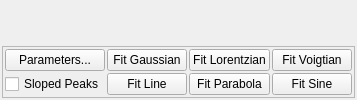
         <widget class="QWidget" name="tabPlot">
          <attribute name="title">
           <string>Plot</string>
          </attribute>
          <layout class="QGridLayout" name="gridLayout_5">
           <property name="margin">
            <number>2</number>
           </property>
           <property name="spacing">
            <number>4</number>
           </property>
           <item row="0" column="0">
            <widget class="QwtPlot" name="plot">
             <property name="sizePolicy">
              <sizepolicy hsizetype="Expanding" vsizetype="Expanding">
               <horstretch>4</horstretch>
               <verstretch>1</verstretch>
              </sizepolicy>
             </property>
            </widget>
           </item>
           <item row="1" column="0">
            <widget class="QFrame" name="frame">
             <property name="frameShape">
              <enum>QFrame::StyledPanel</enum>
             </property>
             <property name="frameShadow">
              <enum>QFrame::Raised</enum>
             </property>
             <layout class="QGridLayout" name="gridLayout_11">
              <property name="margin">
               <number>2</number>
              </property>
              <property name="spacing">
               <number>2</number>
              </property>
              <item row="0" column="3">
               <widget class="QPushButton" name="btnVoigt">
                <property name="text">
                 <string>Fit Voigtian</string>
                </property>
                <property name="flat">
                 <bool>false</bool>
                </property>
               </widget>
              </item>
              <item row="0" column="1">
               <widget class="QPushButton" name="btnGauss">
                <property name="sizePolicy">
                 <sizepolicy hsizetype="Minimum" vsizetype="Fixed">
                  <horstretch>0</horstretch>
                  <verstretch>0</verstretch>
                 </sizepolicy>
                </property>
                <property name="toolTip">
                 <string>&lt;html&gt;&lt;head/&gt;&lt;body&gt;&lt;p&gt;Fits:&lt;br/&gt;&lt;span style=&quot; font-weight:600;&quot;&gt;y = amp * exp{ -1/2 * [(x-x&lt;/span&gt;&lt;span style=&quot; font-weight:600; vertical-align:sub;&quot;&gt;mean&lt;/span&gt;&lt;span style=&quot; font-weight:600;&quot;&gt;)/sigma)]&lt;/span&gt;&lt;span style=&quot; font-weight:600; vertical-align:super;&quot;&gt;2 &lt;/span&gt;&lt;span style=&quot; font-weight:600;&quot;&gt;} + offs &lt;br/&gt;&lt;/span&gt;&lt;span style=&quot; font-style:italic;&quot;&gt;[ &lt;/span&gt;&lt;span style=&quot; font-style:italic;&quot;&gt;+ (x-x&lt;/span&gt;&lt;span style=&quot; font-style:italic; vertical-align:sub;&quot;&gt;mean&lt;/span&gt;&lt;span style=&quot; font-style:italic;&quot;&gt;) * slope ]&lt;/span&gt;&lt;/p&gt;&lt;/body&gt;&lt;/html&gt;</string>
                </property>
                <property name="text">
                 <string>Fit Gaussian</string>
                </property>
               </widget>
              </item>
              <item row="0" column="2">
               <widget class="QPushButton" name="btnLorentz">
                <property name="toolTip">
                 <string>&lt;html&gt;&lt;head/&gt;&lt;body&gt;&lt;p&gt;Fits:&lt;br/&gt;&lt;span style=&quot; font-weight:600;&quot;&gt;y = amp*hwhm&lt;/span&gt;&lt;span style=&quot; font-weight:600; vertical-align:super;&quot;&gt;2&lt;/span&gt;&lt;span style=&quot; font-weight:600;&quot;&gt; / [ (x-x&lt;/span&gt;&lt;span style=&quot; font-weight:600; vertical-align:sub;&quot;&gt;mean&lt;/span&gt;&lt;span style=&quot; font-weight:600;&quot;&gt;)&lt;/span&gt;&lt;span style=&quot; font-weight:600; vertical-align:super;&quot;&gt;2&lt;/span&gt;&lt;span style=&quot; font-weight:600;&quot;&gt; + hwhm&lt;/span&gt;&lt;span style=&quot; font-weight:600; vertical-align:super;&quot;&gt;2&lt;/span&gt;&lt;span style=&quot; font-weight:600;&quot;&gt; ] + offs&lt;/span&gt;&lt;br/&gt;&lt;span style=&quot; font-style:italic;&quot;&gt;[ + (x-x&lt;/span&gt;&lt;span style=&quot; font-style:italic; vertical-align:sub;&quot;&gt;mean&lt;/span&gt;&lt;span style=&quot; font-style:italic;&quot;&gt;)*slope ]&lt;/span&gt;&lt;/p&gt;&lt;/body&gt;&lt;/html&gt;</string>
                </property>
                <property name="text">
                 <string>Fit Lorentzian</string>
                </property>
               </widget>
              </item>
              <item row="0" column="0">
               <widget class="QPushButton" name="btnParam">
                <property name="text">
                 <string>Parameters...</string>
                </property>
               </widget>
              </item>
              <item row="1" column="1">
               <widget class="QPushButton" name="btnLine">
                <property name="toolTip">
                 <string>&lt;html&gt;&lt;head/&gt;&lt;body&gt;&lt;p&gt;Fits:&lt;br/&gt;&lt;span style=&quot; font-weight:600;&quot;&gt;y = slope*x + offs&lt;/span&gt;&lt;/p&gt;&lt;/body&gt;&lt;/html&gt;</string>
                </property>
                <property name="text">
                 <string>Fit Line</string>
                </property>
               </widget>
              </item>
              <item row="1" column="0">
               <widget class="QCheckBox" name="checkSloped">
                <property name="toolTip">
                 <string>Adds a sloping background to the Gaussian, Lorentzian and Voigtian peaks.</string>
                </property>
                <property name="text">
                 <string>Sloped Peaks</string>
                </property>
               </widget>
              </item>
              <item row="1" column="3">
               <widget class="QPushButton" name="btnSine">
                <property name="toolTip">
                 <string>&lt;html&gt;&lt;head/&gt;&lt;body&gt;&lt;p&gt;Fits:&lt;br/&gt;&lt;span style=&quot; font-weight:600;&quot;&gt;y = amp * sin(freq*x + phase) + offs&lt;/span&gt;&lt;br/&gt;&lt;span style=&quot; font-style:italic;&quot;&gt;[ + slope*x ]&lt;/span&gt;&lt;/p&gt;&lt;/body&gt;&lt;/html&gt;</string>
                </property>
                <property name="text">
                 <string>Fit Sine</string>
                </property>
               </widget>
              </item>
              <item row="1" column="2">
               <widget class="QPushButton" name="btnParabola">
                <property name="toolTip">
                 <string>&lt;html&gt;&lt;head/&gt;&lt;body&gt;&lt;p&gt;Fits:&lt;br/&gt;&lt;span style=&quot; font-weight:600;&quot;&gt;y = amp*(x-x&lt;/span&gt;&lt;span style=&quot; font-weight:600; vertical-align:sub;&quot;&gt;mean&lt;/span&gt;&lt;span style=&quot; font-weight:600;&quot;&gt;)&lt;/span&gt;&lt;span style=&quot; font-weight:600; vertical-align:super;&quot;&gt;2&lt;/span&gt;&lt;span style=&quot; font-weight:600;&quot;&gt; + offs&lt;br/&gt;&lt;/span&gt;&lt;span style=&quot; font-style:italic;&quot;&gt;[ + (x-x&lt;/span&gt;&lt;span style=&quot; font-style:italic; vertical-align:sub;&quot;&gt;mean&lt;/span&gt;&lt;span style=&quot; font-style:italic;&quot;&gt;)*slope ]&lt;/span&gt;&lt;/p&gt;&lt;/body&gt;&lt;/html&gt;</string>
                </property>
                <property name="text">
                 <string>Fit Parabola</string>
                </property>
               </widget>
              </item>
             </layout>
            </widget>
           </item>
          </layout>
         </widget>
